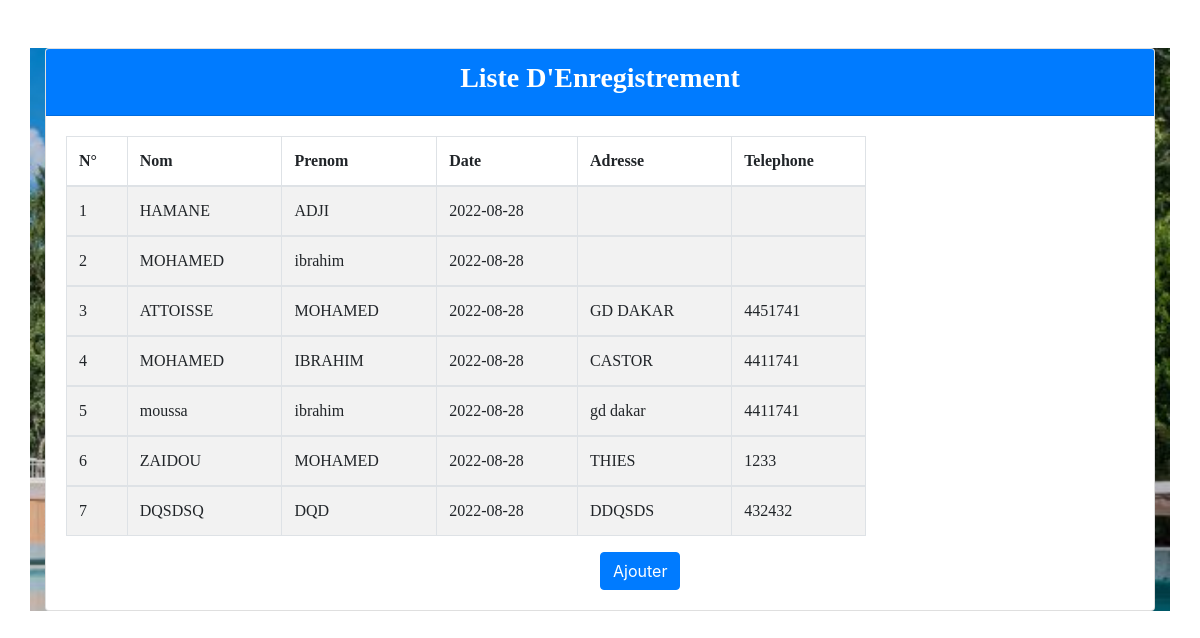
Page /models/liste.php on the committed database.
### tables this page shows
CREATE TABLE `etudiant` (
  `id` int(11) NOT NULL,
  `nomEt` varchar(255) NOT NULL,
  `prenomEt` varchar(255) NOT NULL,
  `date` date NOT NULL DEFAULT current_timestamp(),
  `adresse` varchar(100) NOT NULL,
  `telephone` varchar(15) NOT NULL
);

### models/fonction.php (called while the page is built, shortened)
<?php
require_once "bd.php";
function obtenirEtudiant()
{
    $req = "SELECT * FROM etudiant";
    global $bd;
    return $bd -> query($req) -> fetchAll();
}
?>

### models/liste.php (the view, shortened to what this page needs)
<?php
include_once "../header.php";
require_once "fonction.php";
$tableEt = obtenirEtudiant();
?>
<div class="container  mt-5">
    <div class="card">
    <div class="card-header bg-primary">
        <h3 class="text-center  text-white" style="font-family: 'Cambria Math';font-weight: bold">Liste D'Enregistrement</h3>
    </div>
    <div class="card-body ">
   <div class="table-responsive">
  <table class="table table-striped table-bordered text-" style="width: 800px;">
            <thead>
                <tr>
                    <th>N°</th>
    <th>Nom</th>
    <th>Prenom</th>
    <th>Date</th>
    <th> Adresse</th>
    <th>Telephone</th>
</tr>
</thead>
    <?php foreach($tableEt as $key) { ?>
        <tbody>
        <tr>
            <td> <?= $key['id'] ?> </td>
            <td> <?= $key['nomEt'] ?></td>
            <td> <?= $key['prenomEt'] ?> </td>
            <td> <?= $key['date'] ?> </td>
            <td> <?= $key ['adresse'] ?> </td>
            <td> <?= $key['telephone'] ?> </td>
        </tr>
    </tbody>
    <?php  } ?>
</div>
    </div>
<a href="http://localhost//sortie/" class="btn btn-primary offset-6 ">Ajouter</a>
</div>
</div>

### header.php (shortened to what this page needs)
<!DOCTYPE html>
<html lang="en">
<head>
    <link rel="stylesheet" href="http://localhost/sortie/public/css/bootstrap.min.css">
</head>
<body>
</body>
</html>

### header.php (style rules this page uses)
.container { background-image: url('picine.jpg'); background-repeat: no-repeat; background-size: cover; }
th { font-family: cambria; }
tr { font-family: georgia; background-color: white; }

### rows in the picture
etudiant: id "1", nomEt "HAMANE", prenomEt "ADJI", date "2022-08-28"
etudiant: id "2", nomEt "MOHAMED", prenomEt "ibrahim", date "2022-08-28"
etudiant: id "3", nomEt "ATTOISSE", prenomEt "MOHAMED", date "2022-08-28", adresse "GD DAKAR", telephone "4451741"
etudiant: id "4", nomEt "MOHAMED", prenomEt "IBRAHIM", date "2022-08-28", adresse "CASTOR", telephone "4411741"
etudiant: id "5", nomEt "moussa", prenomEt "ibrahim", date "2022-08-28", adresse "gd dakar", telephone "4411741"
etudiant: id "6", nomEt "ZAIDOU", prenomEt "MOHAMED", date "2022-08-28", adresse "THIES", telephone "1233"
etudiant: id "7", nomEt "DQSDSQ", prenomEt "DQD", date "2022-08-28", adresse "DDQSDS", telephone "432432"
